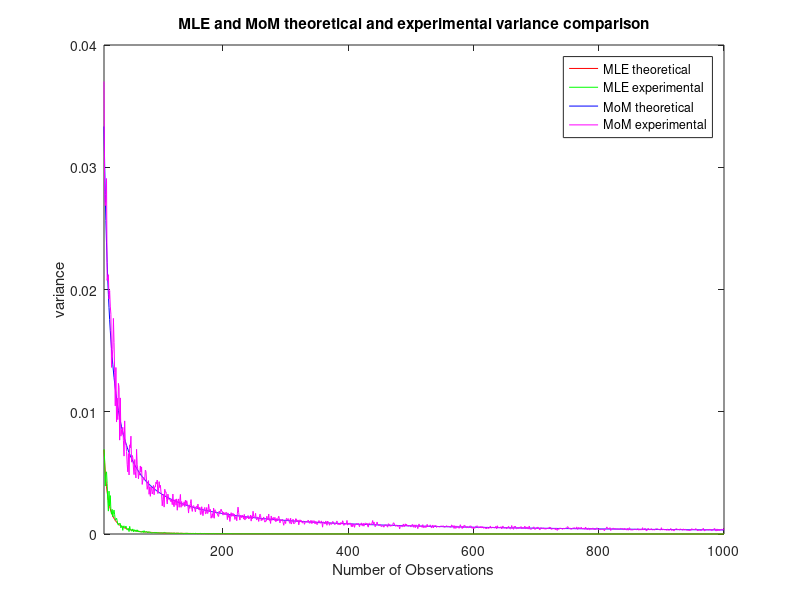

This chart was generated by the following MATLAB code:
%Detection and Estimation Theory - Midterm Exam

close all;

experimentNum=1;
%% Generate 100 experiment using N observations from uniform pdf
% # of observations
for N=10:1000;
    clearvars -except N experimentNum MLE MoM
    theta=1;
    %Observations value
    x=rand(N,100);
    % %Sample Mean (for each experiment there is matlab mean=sample mean)
    % mean_sample=mean(x(1:N,[1:100]')); %take mean of each run and then average it
    
    %MoM theta estimator
    %Given N observations, estimate theta for EACH EXPERIMENT,
    theta_MoM_estimator=(2/N)*sum(x(1:N,[1:100]'));
    %Now, get the theoretical and experimental variance
    variance_theoretical_MoM=theta^2/(3*N);
    variance_expmtl_MoM=var(theta_MoM_estimator);
    
    %MLE theta estimator
    %Given N observations, estimate theta for EACH EXPERIMENT,
    theta_MLE_estimator=max(x(1:N,[1:100]'));
    %Now, get the theoretical and experimental means
    variance_theoretical_MLE=(N*theta^2)/((N+2)*(N+1)^2);
    variance_expmtl_MLE=var(theta_MLE_estimator);
    
    %Save the theoretical/experimental data point pairs for each estimator type
    %MLE(experiment_with_N_observations,<1=theoretical,2=experimental>)
    MLE(experimentNum,1)=variance_theoretical_MLE;
    MLE(experimentNum,2)=variance_expmtl_MLE;
    %MLE(experiment_with_N_observations,<1=theoretical,2=experimental>)
    MoM(experimentNum,1)=variance_theoretical_MoM;
    MoM(experimentNum,2)=variance_expmtl_MoM;
    
    experimentNum=experimentNum+1;
end
plot(10:N,MLE(:,1),'r-');hold on;
plot(10:N,MLE(:,2),'g-');hold on;
plot(10:N,MoM(:,1),'b-');hold on;
plot(10:N,MoM(:,2),'m-');hold on;
xlabel('Number of Observations');xlim([10 N])
ylabel('variance');
title('MLE and MoM theoretical and experimental variance comparison')
legend('MLE theoretical','MLE experimental','MoM theoretical','MoM experimental')





